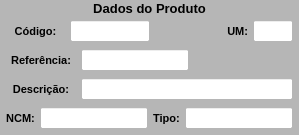
        <widget class="QWidget" name="widget_Cor1" native="true">
         <property name="sizePolicy">
          <sizepolicy hsizetype="Preferred" vsizetype="Preferred">
           <horstretch>0</horstretch>
           <verstretch>0</verstretch>
          </sizepolicy>
         </property>
         <property name="minimumSize">
          <size>
           <width>0</width>
           <height>0</height>
          </size>
         </property>
         <property name="maximumSize">
          <size>
           <width>430</width>
           <height>16777215</height>
          </size>
         </property>
         <property name="font">
          <font>
           <pointsize>8</pointsize>
          </font>
         </property>
         <property name="styleSheet">
          <string notr="true">background-color: rgb(182, 182, 182);</string>
         </property>
         <layout class="QVBoxLayout" name="verticalLayout_8">
          <property name="spacing">
           <number>1</number>
          </property>
          <property name="leftMargin">
           <number>1</number>
          </property>
          <property name="topMargin">
           <number>1</number>
          </property>
          <property name="rightMargin">
           <number>1</number>
          </property>
          <property name="bottomMargin">
           <number>3</number>
          </property>
          <item>
           <widget class="QLabel" name="label_53">
            <property name="sizePolicy">
             <sizepolicy hsizetype="Preferred" vsizetype="Preferred">
              <horstretch>0</horstretch>
              <verstretch>0</verstretch>
             </sizepolicy>
            </property>
            <property name="maximumSize">
             <size>
              <width>16777215</width>
              <height>16777215</height>
             </size>
            </property>
            <property name="font">
             <font>
              <pointsize>10</pointsize>
              <weight>75</weight>
              <bold>true</bold>
             </font>
            </property>
            <property name="text">
             <string>Dados do Produto</string>
            </property>
            <property name="alignment">
             <set>Qt::AlignCenter</set>
            </property>
           </widget>
          </item>
          <item>
           <widget class="QWidget" name="widget_29" native="true">
            <property name="sizePolicy">
             <sizepolicy hsizetype="Preferred" vsizetype="Preferred">
              <horstretch>0</horstretch>
              <verstretch>0</verstretch>
             </sizepolicy>
            </property>
            <property name="minimumSize">
             <size>
              <width>0</width>
              <height>0</height>
             </size>
            </property>
            <property name="maximumSize">
             <size>
              <width>16777215</width>
              <height>30</height>
             </size>
            </property>
            <property name="font">
             <font>
              <pointsize>8</pointsize>
             </font>
            </property>
            <property name="styleSheet">
             <string notr="true"/>
            </property>
            <layout class="QHBoxLayout" name="horizontalLayout_25">
             <property name="spacing">
              <number>5</number>
             </property>
             <property name="leftMargin">
              <number>5</number>
             </property>
             <property name="topMargin">
              <number>3</number>
             </property>
             <property name="rightMargin">
              <number>5</number>
             </property>
             <property name="bottomMargin">
              <number>3</number>
             </property>
             <item>
              <widget class="QLabel" name="label_57">
               <property name="sizePolicy">
                <sizepolicy hsizetype="Preferred" vsizetype="Preferred">
                 <horstretch>0</horstretch>
                 <verstretch>0</verstretch>
                </sizepolicy>
               </property>
               <property name="minimumSize">
                <size>
                 <width>0</width>
                 <height>0</height>
                </size>
               </property>
               <property name="maximumSize">
                <size>
                 <width>70</width>
                 <height>16777215</height>
                </size>
               </property>
               <property name="font">
                <font>
                 <pointsize>8</pointsize>
                 <weight>75</weight>
                 <bold>true</bold>
                </font>
               </property>
               <property name="text">
                <string>Código:</string>
               </property>
               <property name="alignment">
                <set>Qt::AlignCenter</set>
               </property>
              </widget>
             </item>
             <item>
              <widget class="QLineEdit" name="line_Codigo_Estrut">
               <property name="sizePolicy">
                <sizepolicy hsizetype="Preferred" vsizetype="Preferred">
                 <horstretch>0</horstretch>
                 <verstretch>0</verstretch>
                </sizepolicy>
               </property>
               <property name="minimumSize">
                <size>
                 <width>0</width>
                 <height>0</height>
                </size>
               </property>
               <property name="maximumSize">
                <size>
                 <width>80</width>
                 <height>16777215</height>
                </size>
               </property>
               <property name="font">
                <font>
                 <pointsize>8</pointsize>
                </font>
               </property>
               <property name="styleSheet">
                <string notr="true">background-color: rgb(255, 255, 255);</string>
               </property>
               <property name="alignment">
                <set>Qt::AlignCenter</set>
               </property>
               <property name="placeholderText">
                <string/>
               </property>
              </widget>
             </item>
             <item>
              <widget class="QLabel" name="label_7">
               <property name="sizePolicy">
                <sizepolicy hsizetype="Preferred" vsizetype="Preferred">
                 <horstretch>0</horstretch>
                 <verstretch>0</verstretch>
                </sizepolicy>
               </property>
               <property name="font">
                <font>
                 <pointsize>8</pointsize>
                </font>
               </property>
               <property name="text">
                <string/>
               </property>
              </widget>
             </item>
             <item>
              <widget class="QLabel" name="label_23">
               <property name="sizePolicy">
                <sizepolicy hsizetype="Preferred" vsizetype="Preferred">
                 <horstretch>0</horstretch>
                 <verstretch>0</verstretch>
                </sizepolicy>
               </property>
               <property name="minimumSize">
                <size>
                 <width>0</width>
                 <height>0</height>
                </size>
               </property>
               <property name="maximumSize">
                <size>
                 <width>30</width>
                 <height>16777215</height>
                </size>
               </property>
               <property name="font">
                <font>
                 <pointsize>8</pointsize>
                 <weight>75</weight>
                 <bold>true</bold>
                </font>
               </property>
               <property name="text">
                <string>UM:</string>
               </property>
               <property name="alignment">
                <set>Qt::AlignRight|Qt::AlignTrailing|Qt::AlignVCenter</set>
               </property>
              </widget>
             </item>
             <item>
              <widget class="QLineEdit" name="line_UM_Estrut">
               <property name="sizePolicy">
                <sizepolicy hsizetype="Preferred" vsizetype="Preferred">
                 <horstretch>0</horstretch>
                 <verstretch>0</verstretch>
                </sizepolicy>
               </property>
               <property name="minimumSize">
                <size>
                 <width>0</width>
                 <height>0</height>
                </size>
               </property>
               <property name="maximumSize">
                <size>
                 <width>40</width>
                 <height>16777215</height>
                </size>
               </property>
               <property name="font">
                <font>
                 <pointsize>8</pointsize>
                </font>
               </property>
               <property name="styleSheet">
                <string notr="true">background-color: rgb(255, 255, 255);</string>
               </property>
               <property name="alignment">
                <set>Qt::AlignCenter</set>
               </property>
              </widget>
             </item>
            </layout>
           </widget>
          </item>
          <item>
           <widget class="QWidget" name="widget_31" native="true">
            <property name="sizePolicy">
             <sizepolicy hsizetype="Preferred" vsizetype="Preferred">
              <horstretch>0</horstretch>
              <verstretch>0</verstretch>
             </sizepolicy>
            </property>
            <property name="minimumSize">
             <size>
              <width>0</width>
              <height>0</height>
             </size>
            </property>
            <property name="maximumSize">
             <size>
              <width>16777215</width>
              <height>30</height>
             </size>
            </property>
            <property name="font">
             <font>
              <pointsize>8</pointsize>
             </font>
            </property>
            <property name="styleSheet">
             <string notr="true"/>
            </property>
            <layout class="QHBoxLayout" name="horizontalLayout_27">
             <property name="spacing">
              <number>5</number>
             </property>
             <property name="leftMargin">
              <number>5</number>
             </property>
             <property name="topMargin">
              <number>3</number>
             </property>
             <property name="rightMargin">
              <number>5</number>
             </property>
             <property name="bottomMargin">
              <number>3</number>
             </property>
             <item>
              <widget class="QLabel" name="label_58">
               <property name="sizePolicy">
                <sizepolicy hsizetype="Preferred" vsizetype="Preferred">
                 <horstretch>0</horstretch>
                 <verstretch>0</verstretch>
                </sizepolicy>
               </property>
               <property name="minimumSize">
                <size>
                 <width>0</width>
                 <height>0</height>
                </size>
               </property>
               <property name="maximumSize">
                <size>
                 <width>70</width>
                 <height>16777215</height>
                </size>
               </property>
               <property name="font">
                <font>
                 <pointsize>8</pointsize>
                 <weight>75</weight>
                 <bold>true</bold>
                </font>
               </property>
               <property name="text">
                <string>Referência:</string>
               </property>
               <property name="alignment">
                <set>Qt::AlignCenter</set>
               </property>
              </widget>
             </item>
             <item>
              <widget class="QLineEdit" name="line_Referencia_Estrut">
               <property name="sizePolicy">
                <sizepolicy hsizetype="Preferred" vsizetype="Preferred">
                 <horstretch>0</horstretch>
                 <verstretch>0</verstretch>
                </sizepolicy>
               </property>
               <property name="minimumSize">
                <size>
                 <width>0</width>
                 <height>0</height>
                </size>
               </property>
               <property name="maximumSize">
                <size>
                 <width>16777215</width>
                 <height>16777215</height>
                </size>
               </property>
               <property name="font">
                <font>
                 <pointsize>8</pointsize>
                </font>
               </property>
               <property name="cursor">
                <cursorShape>IBeamCursor</cursorShape>
               </property>
               <property name="styleSheet">
                <string notr="true">background-color: rgb(255, 255, 255);</string>
               </property>
               <property name="inputMask">
                <string/>
               </property>
               <property name="text">
                <string/>
               </property>
               <property name="maxLength">
                <number>20</number>
               </property>
               <property name="frame">
                <bool>true</bool>
               </property>
               <property name="echoMode">
                <enum>QLineEdit::Normal</enum>
               </property>
               <property name="alignment">
                <set>Qt::AlignCenter</set>
               </property>
              </widget>
             </item>
             <item>
              <widget class="QLabel" name="label">
               <property name="sizePolicy">
                <sizepolicy hsizetype="Preferred" vsizetype="Preferred">
                 <horstretch>0</horstretch>
                 <verstretch>0</verstretch>
                </sizepolicy>
               </property>
               <property name="font">
                <font>
                 <pointsize>8</pointsize>
                </font>
               </property>
               <property name="text">
                <string/>
               </property>
              </widget>
             </item>
            </layout>
           </widget>
          </item>
          <item>
           <widget class="QWidget" name="widget_30" native="true">
            <property name="sizePolicy">
             <sizepolicy hsizetype="Preferred" vsizetype="Preferred">
              <horstretch>0</horstretch>
              <verstretch>0</verstretch>
             </sizepolicy>
            </property>
            <property name="minimumSize">
             <size>
              <width>0</width>
              <height>0</height>
             </size>
            </property>
            <property name="maximumSize">
             <size>
              <width>16777215</width>
              <height>30</height>
             </size>
            </property>
            <property name="font">
             <font>
              <pointsize>8</pointsize>
             </font>
            </property>
            <property name="styleSheet">
             <string notr="true"/>
            </property>
            <layout class="QHBoxLayout" name="horizontalLayout_26">
             <property name="spacing">
              <number>5</number>
             </property>
             <property name="leftMargin">
              <number>5</number>
             </property>
             <property name="topMargin">
              <number>3</number>
             </property>
             <property name="rightMargin">
              <number>5</number>
             </property>
             <property name="bottomMargin">
              <number>3</number>
             </property>
             <item>
              <widget class="QLabel" name="label_59">
               <property name="sizePolicy">
                <sizepolicy hsizetype="Preferred" vsizetype="Preferred">
                 <horstretch>0</horstretch>
                 <verstretch>0</verstretch>
                </sizepolicy>
               </property>
               <property name="minimumSize">
                <size>
                 <width>0</width>
                 <height>0</height>
                </size>
               </property>
               <property name="maximumSize">
                <size>
                 <width>70</width>
                 <height>16777215</height>
                </size>
               </property>
               <property name="font">
                <font>
                 <pointsize>8</pointsize>
                 <weight>75</weight>
                 <bold>true</bold>
                </font>
               </property>
               <property name="text">
                <string>Descrição:</string>
               </property>
               <property name="alignment">
                <set>Qt::AlignCenter</set>
               </property>
              </widget>
             </item>
             <item>
              <widget class="QLineEdit" name="line_Descricao_Estrut">
               <property name="sizePolicy">
                <sizepolicy hsizetype="Preferred" vsizetype="Preferred">
                 <horstretch>0</horstretch>
                 <verstretch>0</verstretch>
                </sizepolicy>
               </property>
               <property name="minimumSize">
                <size>
                 <width>0</width>
                 <height>0</height>
                </size>
               </property>
               <property name="maximumSize">
                <size>
                 <width>16777215</width>
                 <height>16777215</height>
                </size>
               </property>
               <property name="font">
                <font>
                 <pointsize>8</pointsize>
                </font>
               </property>
               <property name="styleSheet">
                <string notr="true">background-color: rgb(255, 255, 255);</string>
               </property>
               <property name="alignment">
                <set>Qt::AlignLeading|Qt::AlignLeft|Qt::AlignVCenter</set>
               </property>
              </widget>
             </item>
            </layout>
           </widget>
          </item>
          <item>
           <widget class="QWidget" name="widget_32" native="true">
            <property name="sizePolicy">
             <sizepolicy hsizetype="Preferred" vsizetype="Preferred">
              <horstretch>0</horstretch>
              <verstretch>0</verstretch>
             </sizepolicy>
            </property>
            <property name="minimumSize">
             <size>
              <width>0</width>
              <height>0</height>
             </size>
            </property>
            <property name="maximumSize">
             <size>
              <width>16777215</width>
              <height>30</height>
             </size>
            </property>
            <property name="font">
             <font>
              <pointsize>8</pointsize>
             </font>
            </property>
            <property name="styleSheet">
             <string notr="true"/>
            </property>
            <layout class="QHBoxLayout" name="horizontalLayout_28">
             <property name="spacing">
              <number>5</number>
             </property>
             <property name="leftMargin">
              <number>5</number>
             </property>
             <property name="topMargin">
              <number>3</number>
             </property>
             <property name="rightMargin">
              <number>5</number>
             </property>
             <property name="bottomMargin">
              <number>3</number>
             </property>
             <item>
              <widget class="QLabel" name="label_62">
               <property name="sizePolicy">
                <sizepolicy hsizetype="Preferred" vsizetype="Preferred">
                 <horstretch>0</horstretch>
                 <verstretch>0</verstretch>
                </sizepolicy>
               </property>
               <property name="minimumSize">
                <size>
                 <width>0</width>
                 <height>0</height>
                </size>
               </property>
               <property name="maximumSize">
                <size>
                 <width>70</width>
                 <height>16777215</height>
                </size>
               </property>
               <property name="font">
                <font>
                 <pointsize>8</pointsize>
                 <weight>75</weight>
                 <bold>true</bold>
                </font>
               </property>
               <property name="text">
                <string>NCM:</string>
               </property>
               <property name="alignment">
                <set>Qt::AlignCenter</set>
               </property>
              </widget>
             </item>
             <item>
              <widget class="QLineEdit" name="line_NCM_Estrut">
               <property name="sizePolicy">
                <sizepolicy hsizetype="Preferred" vsizetype="Preferred">
                 <horstretch>0</horstretch>
                 <verstretch>0</verstretch>
                </sizepolicy>
               </property>
               <property name="minimumSize">
                <size>
                 <width>0</width>
                 <height>0</height>
                </size>
               </property>
               <property name="maximumSize">
                <size>
                 <width>120</width>
                 <height>16777215</height>
                </size>
               </property>
               <property name="font">
                <font>
                 <pointsize>8</pointsize>
                </font>
               </property>
               <property name="styleSheet">
                <string notr="true">background-color: rgb(255, 255, 255);</string>
               </property>
               <property name="alignment">
                <set>Qt::AlignCenter</set>
               </property>
              </widget>
             </item>
             <item>
              <widget class="QLabel" name="label_60">
               <property name="sizePolicy">
                <sizepolicy hsizetype="Preferred" vsizetype="Preferred">
                 <horstretch>0</horstretch>
                 <verstretch>0</verstretch>
                </sizepolicy>
               </property>
               <property name="minimumSize">
                <size>
                 <width>0</width>
                 <height>0</height>
                </size>
               </property>
               <property name="maximumSize">
                <size>
                 <width>100</width>
                 <height>16777215</height>
                </size>
               </property>
               <property name="font">
                <font>
                 <pointsize>8</pointsize>
                 <weight>75</weight>
                 <bold>true</bold>
                </font>
               </property>
               <property name="text">
                <string>Tipo:</string>
               </property>
               <property name="alignment">
                <set>Qt::AlignCenter</set>
               </property>
              </widget>
             </item>
             <item>
              <widget class="QLineEdit" name="line_Tipo_Estrut">
               <property name="sizePolicy">
                <sizepolicy hsizetype="Preferred" vsizetype="Preferred">
                 <horstretch>0</horstretch>
                 <verstretch>0</verstretch>
                </sizepolicy>
               </property>
               <property name="minimumSize">
                <size>
                 <width>0</width>
                 <height>0</height>
                </size>
               </property>
               <property name="maximumSize">
                <size>
                 <width>180</width>
                 <height>16777215</height>
                </size>
               </property>
               <property name="font">
                <font>
                 <pointsize>8</pointsize>
                </font>
               </property>
               <property name="styleSheet">
                <string notr="true">background-color: rgb(255, 255, 255);</string>
               </property>
               <property name="alignment">
                <set>Qt::AlignCenter</set>
               </property>
              </widget>
             </item>
            </layout>
           </widget>
          </item>
         </layout>
        </widget>
